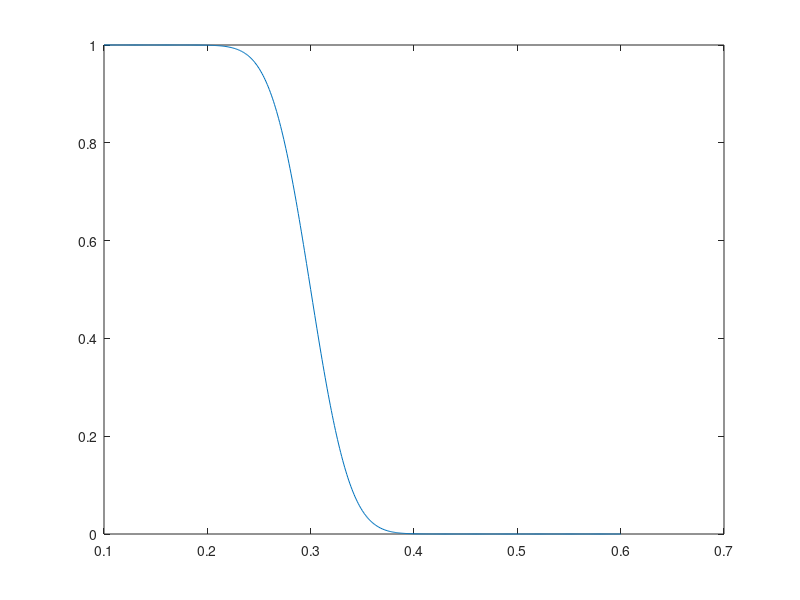

Here is the MATLAB script that generated this plot:
% cut-off function
delta = 0.1;
l = 0.6;
x = [delta: 0.001:l]; 
zeta = @(x) 1 - (1/2)*(1+erf((((x-delta)/l)*6-2.)/(sqrt(2)*0.3)));
zeta(delta)
zeta(l)
figure;
plot(x,zeta(x))